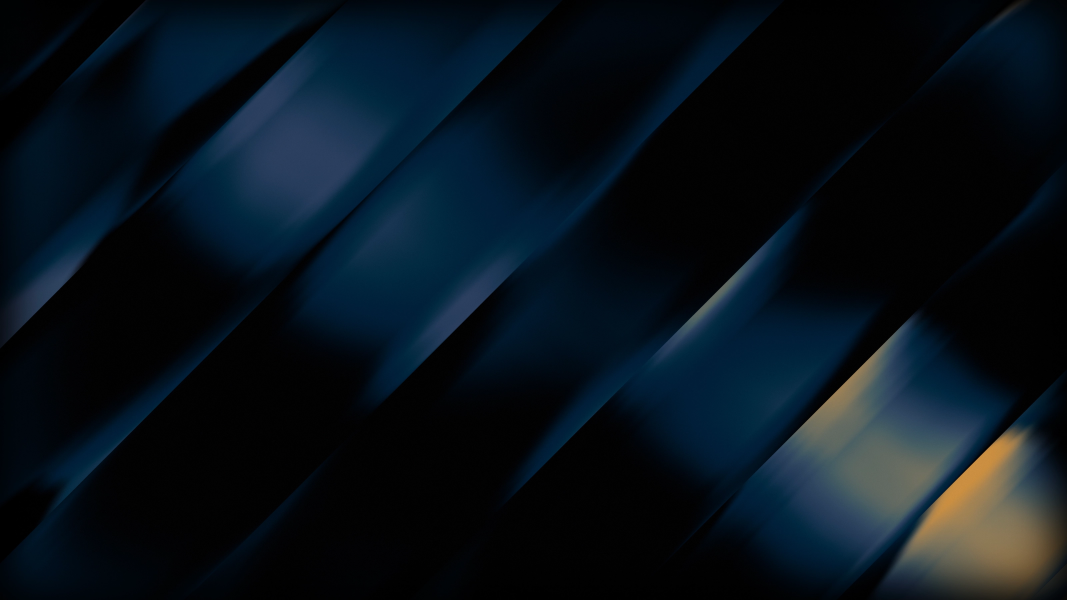
#> input picture src/endpoints/seed/image-hero1.webp, 3200 x 1800 px (shown at 1/3 size)
$ python -i graphic_designer.py   (imports and definitions only)
#> lines starting #> are read from the running program, lines starting #| are printed output that depends on the picture
"""
Professional Graphic Design System for Social Media Posts
Automatically creates beautiful, client-ready designs with smart color matching
"""

from PIL import Image, ImageDraw, ImageFilter
from typing import List, Tuple, Dict
import random
from collections import Counter
import requests
from io import BytesIO

class GraphicDesigner:
    """
    สร้างงานกราฟิกโฆษณาแบบมืออาชีพ
    - Auto color extraction จากรูป
    - Smart frame/border design
    - Professional layouts พร้อมส่งมอบลูกค้า
    """

    def __init__(self, canvas_size: Tuple[int, int] = (1200, 630)):
        self.canvas_size = canvas_size
        self.margin = 40  # ระยะห่างรอบนอก
        self.frame_width = 15  # ความหนากรอบ
        self.corner_radius = 20  # มุมโค้ง

    # [12 lines left out: function download_image, not called in this run]

    def fit_image(self, image: Image.Image, target_size: Tuple[int, int]) -> Image.Image:
        """
        Crop รูปให้เต็มพื้นที่เป๊ะๆ (cover style - ไม่มีขอบดำ)
        """
        target_w, target_h = target_size
        img_ratio = image.width / image.height
        target_ratio = target_w / target_h

        if img_ratio > target_ratio:
            # รูปกว้างกว่า - ครอปซ้าย-ขวา
            new_h = image.height
            new_w = int(new_h * target_ratio)
            left = (image.width - new_w) // 2
            cropped = image.crop((left, 0, left + new_w, image.height))
        else:
            # รูปสูงกว่า - ครอปบน-ล่าง
            new_w = image.width
            new_h = int(new_w / target_ratio)
            top = (image.height - new_h) // 2
            cropped = image.crop((0, top, image.width, top + new_h))

        # Resize เป็นขนาดที่ต้องการ
        return cropped.resize(target_size, Image.Resampling.LANCZOS)

    # [189 lines left out: functions extract_dominant_colors, get_complementary_color, create_gradient_background, add_frame, add_rounded_corners, create_style_modern_minimal and 1 more, not called in this run]

    def create_style_resort_mountain(self, images: List[Image.Image]) -> Image.Image:
        """
        สไตล์ 3: Resort Mountain - พื้นเขียวเข้ม + hero grid (รูปที่ 1)
        """
        # พื้นหลังสีเขียวเข้มสไตล์รีสอร์ท
        bg_color = (25, 60, 45)  # เขียวเข้ม
        canvas = Image.new('RGB', self.canvas_size, bg_color)

        # Hero grid layout: 1 ใหญ่ซ้าย + 3 เล็กขวา
        margin = 30
        spacing = 15

        available_w = self.canvas_size[0] - margin * 2 - spacing
        available_h = self.canvas_size[1] - margin * 2

        hero_w = int(available_w * 0.58)
        hero_h = available_h

        small_w = available_w - hero_w
        small_h = (available_h - spacing * 2) // 3

        # รูปหลักซ้าย
        if len(images) >= 1:
            hero = self.fit_image(images[0], (hero_w, hero_h))
            canvas.paste(hero, (margin, margin))

        # 3 รูปเล็กขวา
        small_x = margin + hero_w + spacing
        for i in range(min(3, len(images) - 1)):
            if i + 1 < len(images):
                small_y = margin + i * (small_h + spacing)
                small = self.fit_image(images[i + 1], (small_w, small_h))
                canvas.paste(small, (small_x, small_y))

        return canvas

    # [118 lines left out: functions create_style_eco_nature, create_style_modern_entrance, select_random_style, process, not called in this run]

>>> import cv2
>>> picture = cv2.imread('../src/endpoints/seed/image-hero1.webp', cv2.IMREAD_GRAYSCALE)
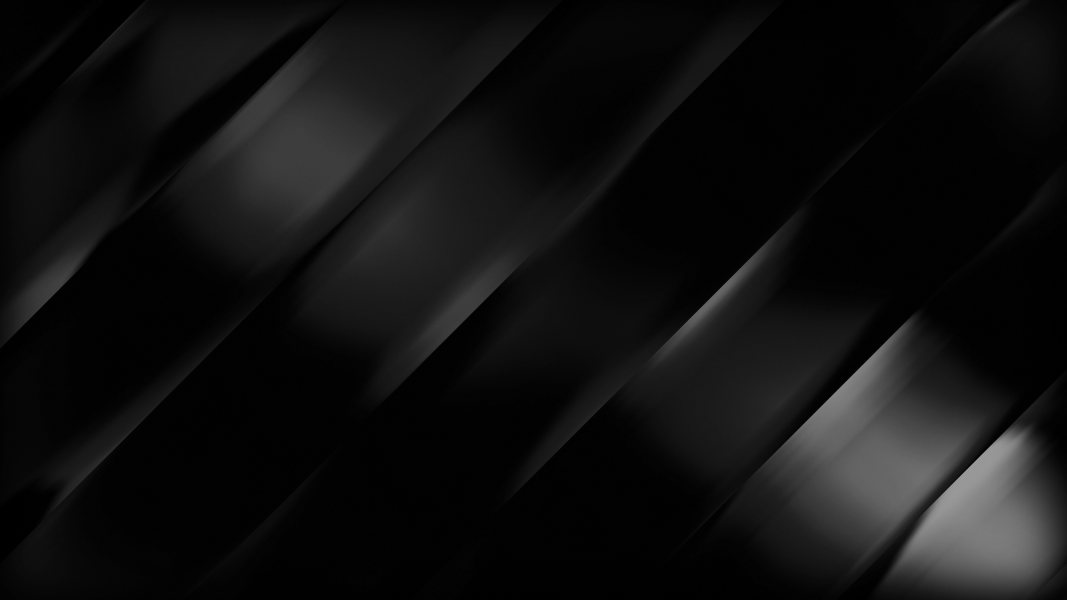
#> picture: shape (1800, 3200) (shown at 1/3 size); min 0, max 156, mean 16.4
>>> result = GraphicDesigner().create_style_resort_mountain(picture)
#> in create_style_resort_mountain, `canvas = Image.new('RGB', self.canvas_size, bg_color)`:
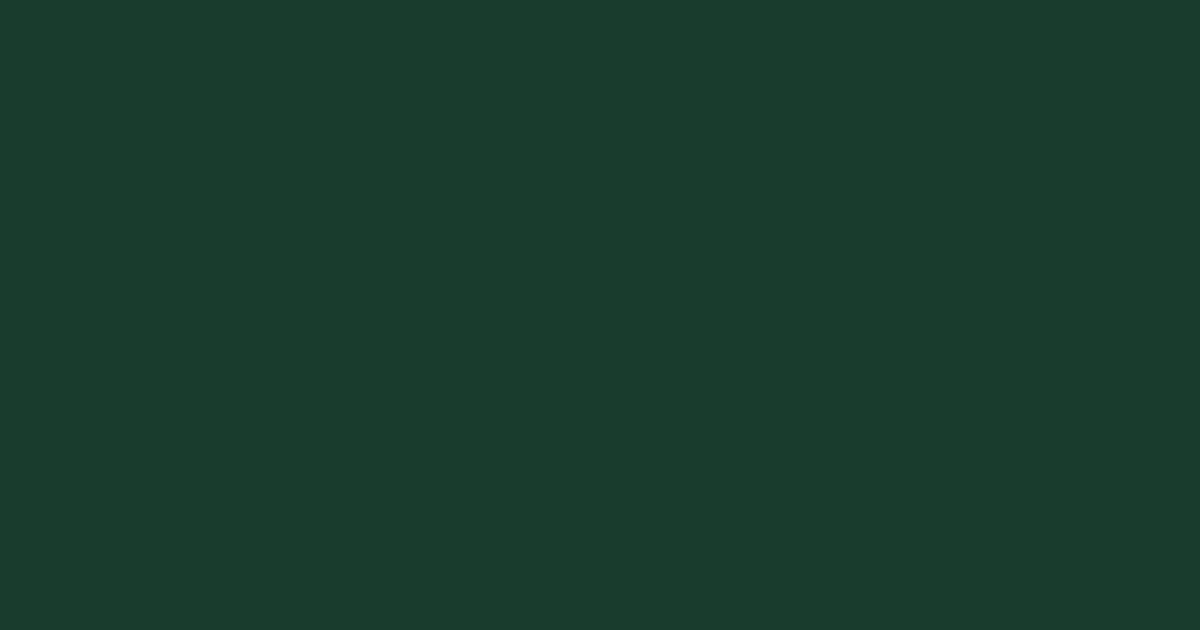
#> canvas: PIL image 1200x630 RGB; mean R, G, B 25, 60, 45
#> (the run stopped early here; a loop or call above may not have finished)

$ run again, on src/endpoints/seed/image-post1.webp
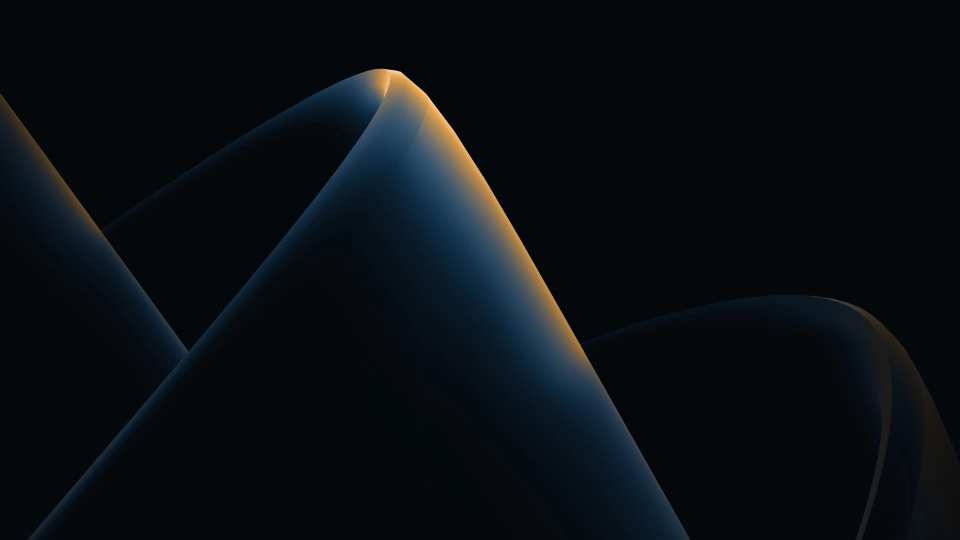
#> input picture src/endpoints/seed/image-post1.webp, 1920 x 1080 px (shown at 1/2 size)
#> `picture = cv2.imread('../src/endpoints/seed/image-hero1.webp', cv2.IMR..`:
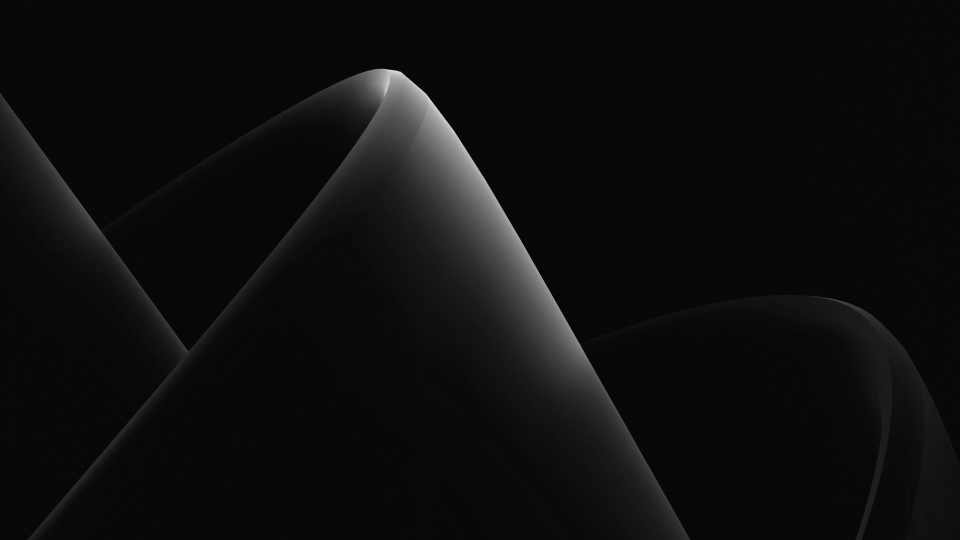
#> picture: shape (1080, 1920) (shown at 1/2 size); min 0, max 228, mean 13.6

$ run again, on src/endpoints/seed/image-post2.webp
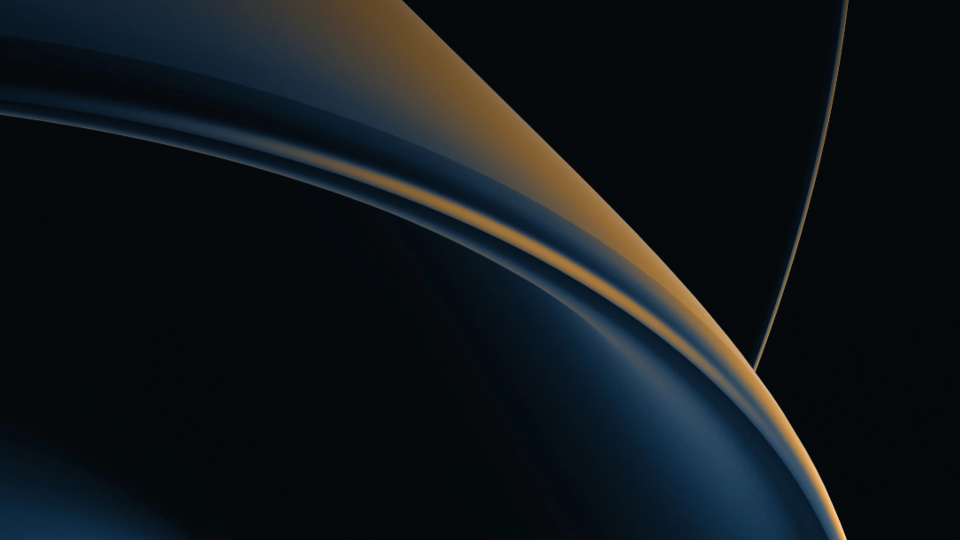
#> input picture src/endpoints/seed/image-post2.webp, 1920 x 1080 px (shown at 1/2 size)
#> `picture = cv2.imread('../src/endpoints/seed/image-hero1.webp', cv2.IMR..`:
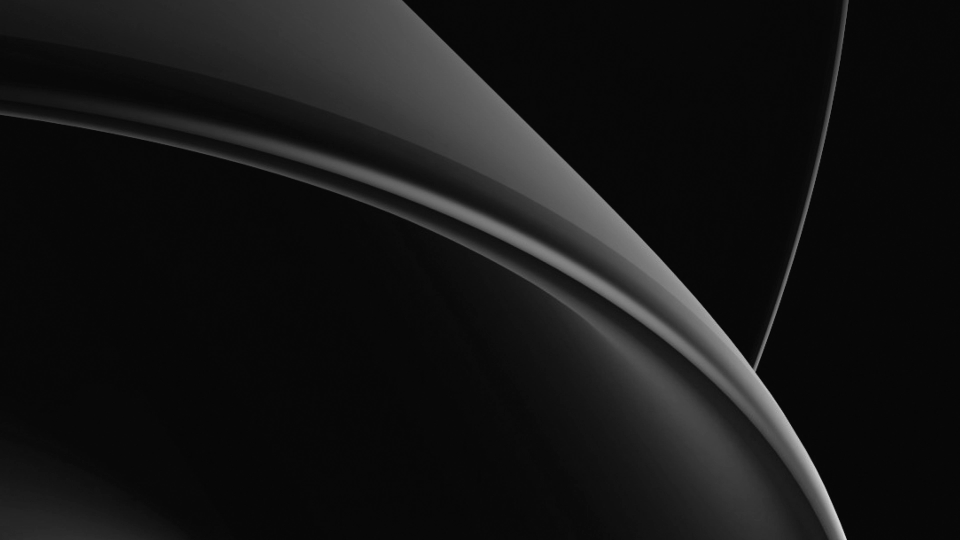
#> picture: shape (1080, 1920) (shown at 1/2 size); min 0, max 234, mean 21

$ run again, on src/endpoints/seed/image-post3.webp
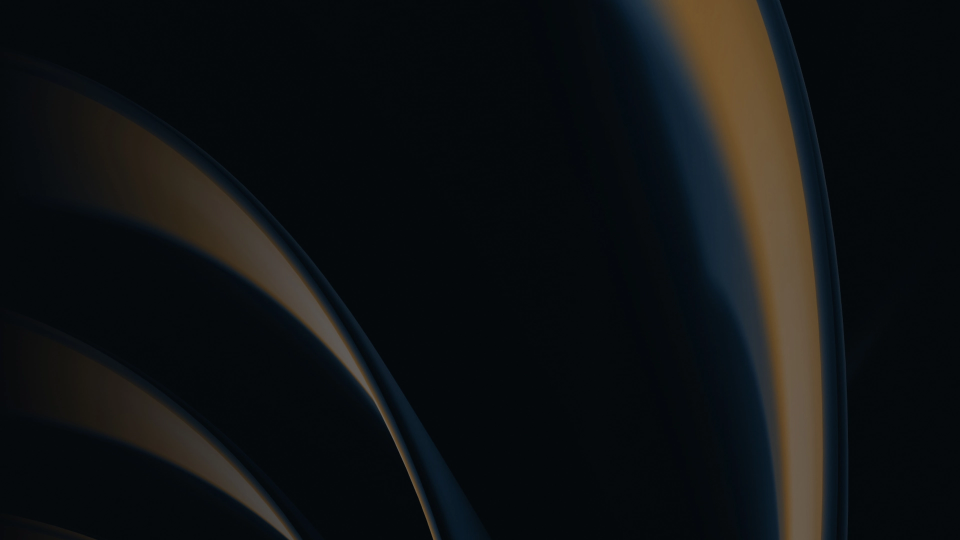
#> input picture src/endpoints/seed/image-post3.webp, 1920 x 1080 px (shown at 1/2 size)
#> `picture = cv2.imread('../src/endpoints/seed/image-hero1.webp', cv2.IMR..`:
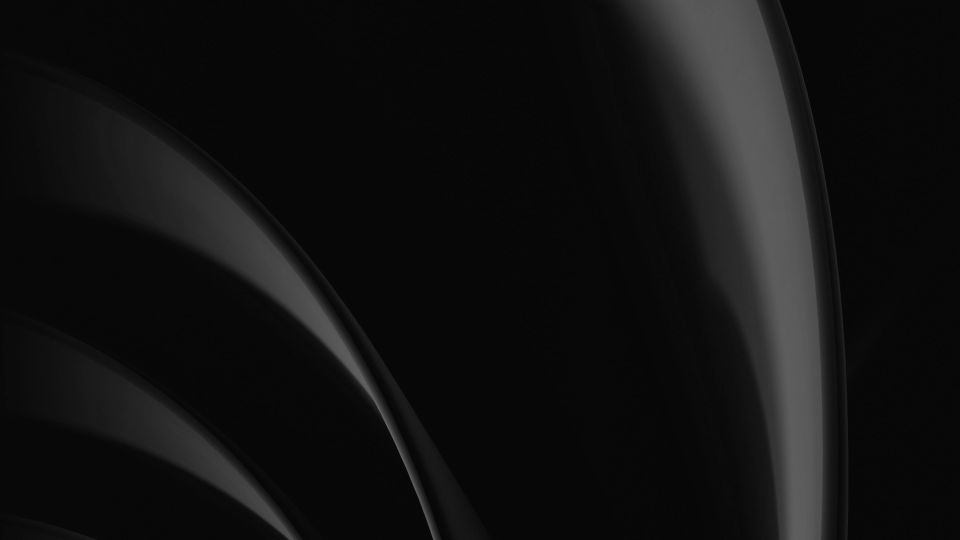
#> picture: shape (1080, 1920) (shown at 1/2 size); min 2, max 107, mean 17.3
